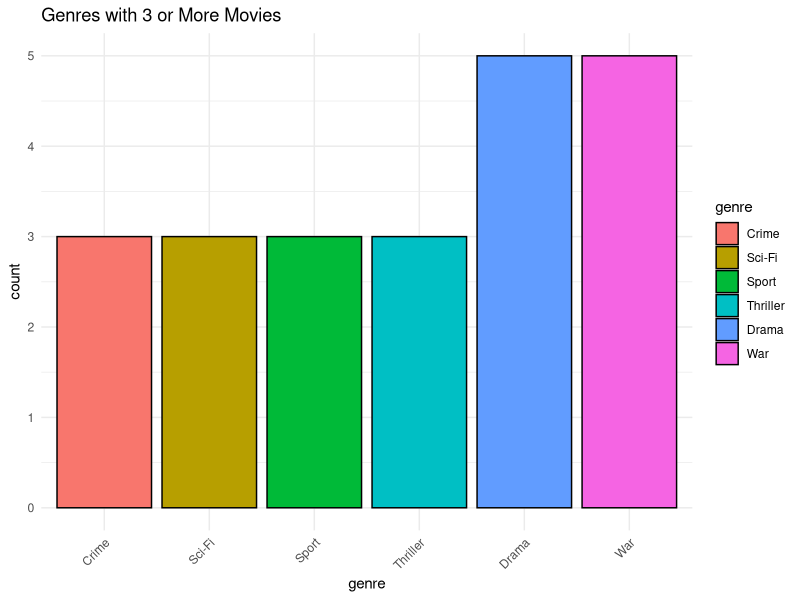

The R script that drew this image:
## ---- chunk 1
knitr::opts_chunk$set(echo = TRUE)
## ---- chunk 2
library(dplyr)
# install.packages("tidyverse")
library(tidyverse)

####What is the top 5 movie genres in the database

my_data <- read.csv("data/movie_genres.csv")

head(my_data)



top_movies <- my_data %>%
  group_by(genre) %>%
  summarise(movie_count = n()) %>%
  filter(movie_count >= 3)

# view(movie_count)

top_movies <- top_movies %>%
  arrange(desc(movie_count))

# top_movies

top_movies$genre <- reorder(top_movies$genre, top_movies$movie_count)

# install.packages("ggplot2")
library(ggplot2)

ggplot(top_movies, aes(x = genre, y = movie_count, fill = genre)) + 
  geom_bar(stat = "identity", color = "black") +
  labs(title = "Genres with 3 or More Movies", 
       x = "genre",
       y = "count") +
  theme_minimal() +
  theme(axis.text.x = element_text(angle = 45, hjust = 1)
  )

